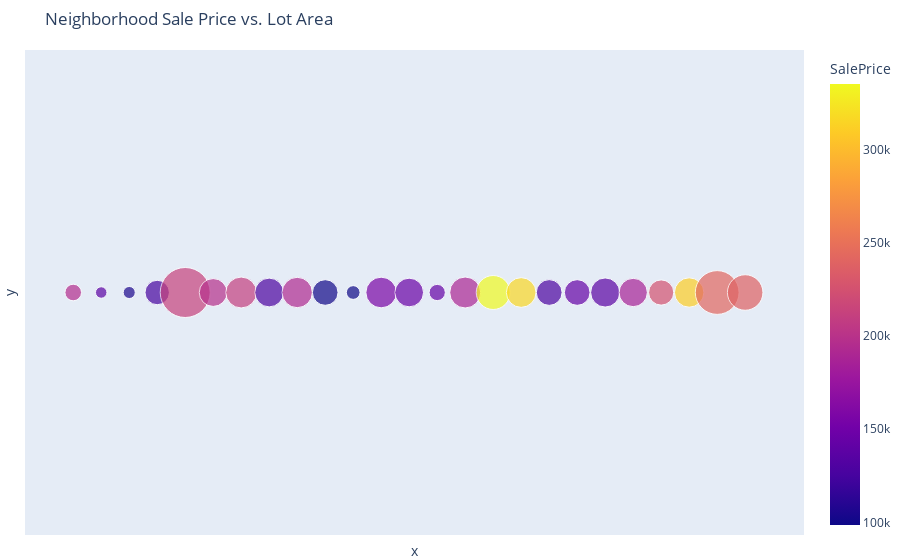

The notebook cell this image was saved under:
### Markdown cell above
Relation between Location Lot Area and sale price

### Code cell
neighborhood_data = (
    data.groupby("Neighborhood")
    .agg(SalePrice=("SalePrice", "mean"), LotArea=("LotArea", "mean"))
    .reset_index()
)

fig_neiborhood_lotArea_salPric = px.scatter( # Changed from px.scatter_mapbox to px.scatter
            neighborhood_data,
            # No actual geographic coordinates, so we'll use a category
            # to represent neighborhoods.  Plotly can still make a useful chart.
            x=range(len(neighborhood_data)),  # Use a simple x-axis based on the number of neighborhoods
            y=[0] * len(neighborhood_data),  # Use a dummy y-axis
            size='LotArea',
            color='SalePrice',
            hover_name='Neighborhood',
            hover_data=['SalePrice', 'LotArea'],
            size_max=50,  # Adjust the maximum bubble size as needed
            title='Neighborhood Sale Price vs. Lot Area',
        )

#  Customize the layout.  We remove the map and axes.
fig_neiborhood_lotArea_salPric.update_layout(
            showlegend=True,
            margin={'l': 0, 'r': 0, 't': 50, 'b': 0}, # Adjust margins
            xaxis={'showticklabels': False, 'showgrid': False, 'zeroline': False}, #remove x axis
            yaxis={'showticklabels': False, 'showgrid': False, 'zeroline': False}, # remove y axis

        )
fig_neiborhood_lotArea_salPric.update_traces(
    marker=dict(sizeref=2 * neighborhood_data["LotArea"].max() / (50**2)),
)
fig_neiborhood_lotArea_salPric.show()

### Figure 1 — Plotly figure (JSON) as saved in the notebook; plotly's stock layout.template omitted (floating-point values rounded to 4 significant figures)
{"data": [{"customdata": [[194900.0, 3398.0], [137500, 1625], [104500.0, 1801], [124800.0, 7360.0], [212600.0, 30880.0], [198000.0, 9619.0], [210600.0, 11810.0], [128200.0, 10220.0], [192900.0, 11380.0], [100100.0, 8109.0], [98580.0, 2324], [156300.0, 11620.0], [145800.0, 10140.0], [142700.0, 3267.0], [189100.0, 11830.0], [335300.0, 14220.0], [316300.0, 10890.0], [128200.0, 8207.0], [142600.0, 8128.0], [136800.0, 10460.0], [186600.0, 9924.0], [225400.0, 7841.0], [310499, 10670.0], [242200.0, 23660.0], [238800.0, 15606]], "hovertemplate": "<b>%{hovertext}</b><br><br>x=%{x}<br>y=%{y}<br>LotArea=%{customdata[1]}<br>SalePrice=%{marker.color}<extra></extra>", "hovertext": ["Blmngtn", "Blueste", "BrDale", "BrkSide", "ClearCr", "CollgCr", "Crawfor", "Edwards", "Gilbert", "IDOTRR", "MeadowV", "Mitchel", "NAmes", "NPkVill", "NWAmes", "NoRidge", "NridgHt", "OldTown", "SWISU", "Sawyer", "SawyerW", "Somerst", "StoneBr", "Timber", "Veenker"], "legendgroup": "", "marker": {"color": [194900.0, 137500, 104500.0, 124800.0, 212600.0, 198000.0, 210600.0, 128200.0, 192900.0, 100100.0, 98580.0, 156300.0, 145800.0, 142700.0, 189100.0, 335300.0, 316300.0, 128200.0, 142600.0, 136800.0, 186600.0, 225400.0, 310499, 242200.0, 238800.0], "coloraxis": "coloraxis", "size": [3398.0, 1625, 1801, 7360.0, 30880.0, 9619.0, 11810.0, 10220.0, 11380.0, 8109.0, 2324, 11620.0, 10140.0, 3267.0, 11830.0, 14220.0, 10890.0, 8207.0, 8128.0, 10460.0, 9924.0, 7841.0, 10670.0, 23660.0, 15606], "sizemode": "area", "sizeref": 24.7, "symbol": "circle"}, "mode": "markers", "name": "", "orientation": "v", "showlegend": false, "type": "scatter", "x": [0, 1, 2, 3, 4, 5, 6, 7, 8, 9, 10, 11, 12, 13, 14, 15, 16, 17, 18, 19, 20, 21, 22, 23, 24], "xaxis": "x", "y": [0, 0, 0, 0, 0, 0, 0, 0, 0, 0, 0, 0, 0, 0, 0, 0, 0, 0, 0, 0, 0, 0, 0, 0, 0], "yaxis": "y"}], "layout": {"coloraxis": {"colorbar": {"title": {"text": "SalePrice"}}, "colorscale": [[0, "#0d0887"], [0.1111, "#46039f"], [0.2222, "#7201a8"], [0.3333, "#9c179e"], [0.4444, "#bd3786"], [0.5556, "#d8576b"], [0.6667, "#ed7953"], [0.7778, "#fb9f3a"], [0.8889, "#fdca26"], [1, "#f0f921"]]}, "legend": {"itemsizing": "constant", "tracegroupgap": 0}, "margin": {"b": 0, "l": 0, "r": 0, "t": 50}, "showlegend": true, "title": {"text": "Neighborhood Sale Price vs. Lot Area"}, "xaxis": {"anchor": "y", "domain": [0, 1], "showgrid": false, "showticklabels": false, "title": {"text": "x"}, "zeroline": false}, "yaxis": {"anchor": "x", "domain": [0, 1], "showgrid": false, "showticklabels": false, "title": {"text": "y"}, "zeroline": false}}}
